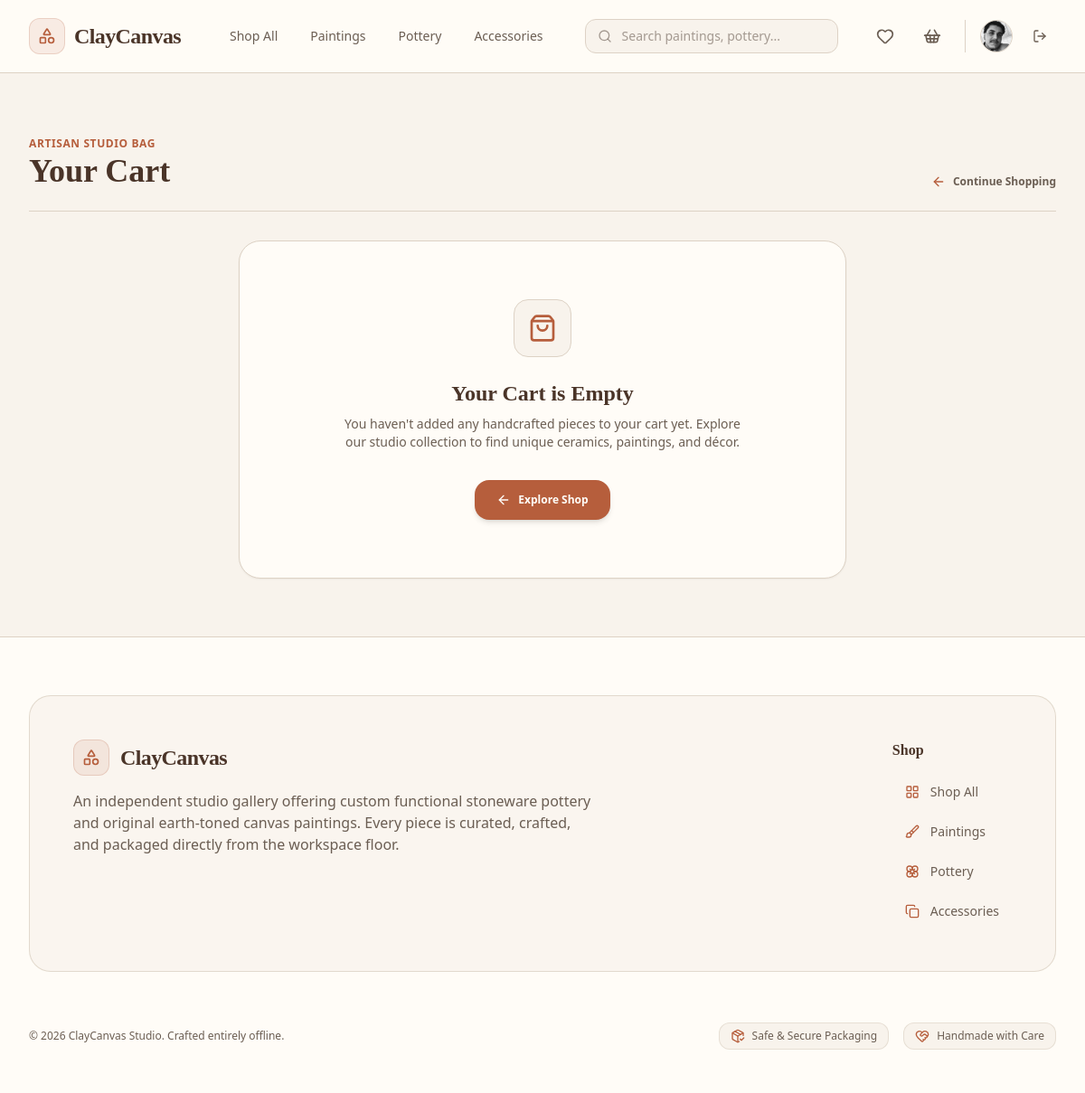
/cart/ (signed in), run on an earlier commit of the app's database.
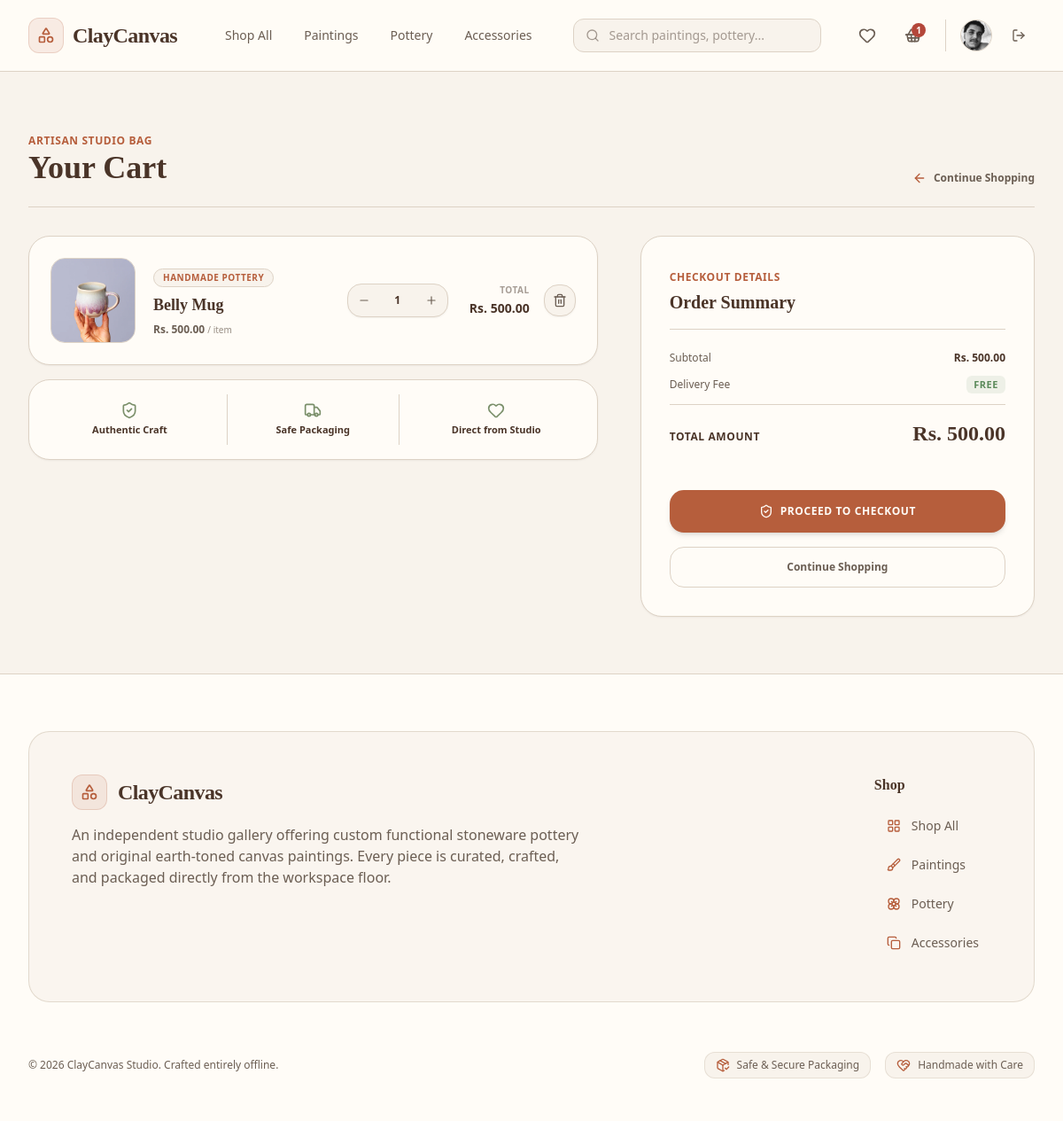
And on a later commit of the database.
### cc_app/models.py (models this page shows, shortened)
class User(AbstractUser):
    phone = models.CharField(max_length=20, blank=True)
    address = models.TextField(blank=True)
    profile_picture = models.ImageField(upload_to='images/user/', blank=True, null=True)

class Cart(models.Model):
    customer = models.OneToOneField(User, on_delete=models.CASCADE, related_name='cart')

class CartItem(models.Model):
    cart = models.ForeignKey(Cart, on_delete=models.CASCADE, related_name='items')
    product = models.ForeignKey(Product, on_delete=models.CASCADE)
    quantity = models.PositiveIntegerField(default=1)
    @property
    def total_price(self):
        return self.product.price * self.quantity

class Product(models.Model):
    class Category(models.TextChoices):
        PAINTINGS = 'paintings', 'Original Paintings'
        POTTERY = 'pottery', 'Handmade Pottery'
        CERAMICS = 'ceramics', 'Sculptures & Ceramics'
        PRINTS = 'prints', 'Canvas & Fine Art Prints'
        ACCESSORIES = 'accessories', 'Art Supplies & Displays'
    name = models.CharField(max_length=255)
    category = models.CharField(max_length=30, choices=Category.choices)
    description = models.TextField(help_text="Detailed description of the artwork, dimensions, and materials used.")
    price = models.DecimalField(max_digits=10, decimal_places=2)
    stock = models.PositiveIntegerField(default=1, help_text="Set to 1 for unique, original one-off masterworks.")
    product_image = models.ImageField(upload_to='images/products/')
    is_active = models.BooleanField(default=True)
    created_at = models.DateTimeField(auto_now_add=True)

### cc_app/views/cart_view.py (the view)
# urls.py: path('cart/', cart_view, name='cart'),
@login_required
def cart_view(request):
    if request.user.is_staff:
        messages.error(request, "Staff members do not have a shopping cart.")
        return redirect('/products/')
    cart, created = Cart.objects.get_or_create(customer=request.user)
    cart_items = CartItem.objects.filter(cart=cart)
    total_price = sum(item.product.price * item.quantity for item in cart_items)
    return render(request, 'main/cart_page.html', {'cart_items': cart_items, 'total_price': total_price})

### cc_app/templates/main/cart_page.html (shortened to what the changed rows need)
<!DOCTYPE html>
<html lang="en">
<head>
    {% load static %}
    <link href="{% static 'css/styles.css' %}" rel="stylesheet" />
</head>
<body class="bg-[#F8F3EC] text-[#6B5E53] font-sans min-h-screen flex flex-col antialiased selection:bg-[#B65E3C]/20 selection:text-[#B65E3C]">
    {% include 'components/_navbar.html' %}
    <main class="flex-grow max-w-7xl w-full mx-auto px-4 sm:px-6 lg:px-8 py-8 sm:py-12 lg:py-16 space-y-8">
        <div class="flex flex-col sm:flex-row sm:items-end justify-between gap-4 border-b border-[#DDD2C5] pb-6">
            <div>
                <h1 class="text-2xl sm:text-3xl lg:text-4xl font-serif font-bold text-[#4A3428] leading-tight">Your Cart</h1>
            </div>
        </div>
        {% if cart_items %}
            <div class="grid grid-cols-1 lg:grid-cols-12 gap-8 lg:gap-12 items-start">
                <div class="lg:col-span-7 xl:col-span-8 space-y-4">
                    {% for item in cart_items %}
                        <div class="bg-[#FFFCF7] border border-[#DDD2C5] rounded-3xl p-5 sm:p-6 flex flex-col sm:flex-row items-stretch sm:items-center justify-between gap-6 hover:border-[#B65E3C]/40 transition-all duration-300 shadow-sm">
                            <div class="flex items-center gap-4 sm:gap-5 flex-grow">
                                <div class="w-20 h-20 sm:w-24 sm:h-24 bg-[#F8F3EC] border border-[#DDD2C5] rounded-2xl overflow-hidden shrink-0 flex items-center justify-center relative">
                                    {% if item.product.product_image %}
                                        <img src="{{ item.product.product_image.url }}" alt="{{ item.product.name }}" class="w-full h-full object-cover">
                                    {% else %}
                                        <div class="flex flex-col items-center justify-center text-center p-2">
                                            <i data-lucide="image" class="w-6 h-6 text-[#6B5E53]/40"></i>
                                        </div>
                                    {% endif %}
                                </div>
                                <div class="space-y-1.5 flex-grow">
                                    <span class="inline-block bg-[#F8F3EC] border border-[#DDD2C5] text-[10px] font-bold uppercase tracking-wider text-[#B65E3C] px-2.5 py-0.5 rounded-full">
                                        {{ item.product.get_category_display }}
                                    </span>
                                    <h3 class="font-serif font-bold text-[#4A3428] text-base sm:text-lg leading-snug line-clamp-1">
                                        {{ item.product.name }}
                                    </h3>
                                    <p class="text-xs font-semibold text-[#6B5E53]">
                                        Rs. {{ item.product.price|floatformat:2 }} <span class="text-[10px] text-[#6B5E53]/70 font-normal">/ item</span>
                                    </p>
                                </div>
                            </div>
                            <div class="flex items-center justify-between sm:justify-end gap-6 border-t sm:border-t-0 border-[#DDD2C5]/60 pt-4 sm:pt-0">
                                <div class="flex items-center border border-[#DDD2C5] rounded-2xl overflow-hidden bg-[#F8F3EC] shadow-sm">
                                    <a href="/cart/decrease/{{ item.product.id }}/" class="w-9 h-9 flex items-center justify-center text-[#6B5E53] hover:text-[#B65E3C] hover:bg-[#FFFCF7] transition-colors" title="Decrease quantity">
                                        <i data-lucide="minus" class="w-3.5 h-3.5"></i>
                                    </a>
                                    <span class="w-10 text-center text-xs font-bold text-[#4A3428]">
                                        {{ item.quantity }}
                                    </span>
                                    <a href="/cart/increase/{{ item.product.id }}/" class="w-9 h-9 flex items-center justify-center text-[#6B5E53] hover:text-[#B65E3C] hover:bg-[#FFFCF7] transition-colors" title="Increase quantity">
                                        <i data-lucide="plus" class="w-3.5 h-3.5"></i>
                                    </a>
                                </div>
                                <div class="flex items-center gap-4 text-right min-w-[100px] justify-end">
                                    <div>
                                        <span class="text-[10px] font-bold text-[#6B5E53]/60 uppercase tracking-wider block">Total</span>
                                        <span class="text-sm font-bold text-[#4A3428]">Rs. {{ item.total_price|floatformat:2 }}</span>
                                    </div>
                                    <button type="button" onclick="openRemoveModal('/cart/remove/{{ item.product.id }}/', '{{ item.product.name|escapejs }}')" class="w-9 h-9 bg-[#F8F3EC] hover:bg-[#B4473A]/10 border border-[#DDD2C5] hover:border-[#B4473A]/30 text-[#6B5E53] hover:text-[#B4473A] rounded-2xl transition-all flex items-center justify-center shadow-sm shrink-0 cursor-pointer" title="Remove item">
                                        <i data-lucide="trash-2" class="w-4 h-4"></i>
                                    </button>
                                </div>
                            </div>
                        </div>
                    {% endfor %}
                    <div class="grid grid-cols-1 sm:grid-cols-3 gap-3 bg-[#FFFCF7] border border-[#DDD2C5] p-4 rounded-3xl text-center shadow-sm mt-6">
                        <div class="p-2 space-y-1">
                            <i data-lucide="shield-check" class="w-5 h-5 text-[#7A8F6A] mx-auto"></i>
                            <p class="text-[11px] font-semibold text-[#4A3428]">Authentic Craft</p>
                        </div>
                        <div class="p-2 space-y-1 border-y sm:border-y-0 sm:border-x border-[#DDD2C5]">
                            <i data-lucide="truck" class="w-5 h-5 text-[#7A8F6A] mx-auto"></i>
                            <p class="text-[11px] font-semibold text-[#4A3428]">Safe Packaging</p>
                        </div>
                        <div class="p-2 space-y-1">
                            <i data-lucide="heart" class="w-5 h-5 text-[#7A8F6A] mx-auto"></i>
                            <p class="text-[11px] font-semibold text-[#4A3428]">Direct from Studio</p>
                        </div>
                    </div>
                </div>
                <div class="lg:col-span-5 xl:col-span-4 lg:sticky lg:top-8">
                    <div class="bg-[#FFFCF7] border border-[#DDD2C5] rounded-3xl p-6 sm:p-8 space-y-6 shadow-sm">
                        <div class="border-b border-[#DDD2C5] pb-4 space-y-1">
                            <span class="text-xs font-bold uppercase tracking-wider text-[#B65E3C]">Checkout Details</span>
                            <h2 class="text-xl font-serif font-bold text-[#4A3428]">Order Summary</h2>
                        </div>
                        <div class="space-y-3">
                            <div class="flex justify-between items-center text-xs">
                                <span class="text-[#6B5E53] font-medium">Subtotal</span>
                                <span class="font-bold text-[#4A3428]">Rs. {{ total_price|floatformat:2 }}</span>
                            </div>
                            <div class="flex justify-between items-center text-xs">
                                <span class="text-[#6B5E53] font-medium">Delivery Fee</span>
                                <span class="font-bold text-[#5B8A5A] uppercase tracking-wider text-[11px] bg-[#5B8A5A]/10 px-2 py-0.5 rounded-md">Free</span>
                            </div>
                            <div class="border-t border-[#DDD2C5] pt-4 flex justify-between items-baseline">
                                <span class="text-xs font-bold uppercase tracking-wider text-[#4A3428]">Total Amount</span>
                                <span class="text-2xl font-bold text-[#4A3428] font-serif">Rs. {{ total_price|floatformat:2 }}</span>
                            </div>
                        </div>
                        <form method="POST" action="/payment/initiate/" class="space-y-4 pt-2">
                            <button type="button" id="action_button" class="w-full bg-[#B65E3C] hover:bg-[#94492F] text-[#FFFCF7] font-semibold py-4 px-6 rounded-2xl text-xs uppercase tracking-wider transition-all flex items-center justify-center gap-2 shadow-md hover:shadow-lg cursor-pointer">
                                <i data-lucide="shield-check" class="w-4 h-4"></i>
                                <span id="button_text">Proceed to Checkout</span>
                            </button>
                            <a href="/products/" class="w-full bg-transparent hover:bg-[#F8F3EC] text-[#6B5E53] hover:text-[#4A3428] font-semibold py-3.5 px-6 rounded-2xl text-xs transition-all flex items-center justify-center gap-2 border border-[#DDD2C5]">
                                Continue Shopping
                            </a>
                        </form>
                    </div>
                </div>
            </div>
        {% else %}
            <div class="bg-[#FFFCF7] border border-[#DDD2C5] rounded-3xl p-8 sm:p-16 text-center space-y-6 shadow-sm max-w-2xl mx-auto my-8">
                <div class="w-16 h-16 bg-[#F8F3EC] border border-[#DDD2C5] rounded-2xl flex items-center justify-center mx-auto text-[#B65E3C]">
                    <i data-lucide="shopping-bag" class="w-8 h-8"></i>
                </div>
                <div class="space-y-2">
                    <h3 class="text-xl sm:text-2xl font-serif font-bold text-[#4A3428]">Your Cart is Empty</h3>
                    <p class="text-xs sm:text-sm text-[#6B5E53] max-w-md mx-auto leading-relaxed">
                        You haven't added any handcrafted pieces to your cart yet. Explore our studio collection to find unique ceramics, paintings, and décor.
                    </p>
                </div>
                <div class="pt-2">
                    <a href="/products/" class="inline-flex items-center justify-center gap-2 bg-[#B65E3C] hover:bg-[#94492F] text-[#FFFCF7] font-semibold px-6 py-3.5 rounded-2xl text-xs transition-all shadow-md">
                        <i data-lucide="arrow-left" class="w-4 h-4"></i>
                        <span>Explore Shop</span>
                    </a>
                </div>
            </div>
        {% endif %}
    </main>
</body>
</html>

### cc_app/templates/components/_navbar.html (shortened to what the changed rows need)
<nav class="bg-[#FFFCF7]/95 backdrop-blur-md border-b border-[#DDD2C5] sticky top-0 z-50 shadow-xs">
    <div class="max-w-7xl mx-auto px-4 sm:px-6 lg:px-8">
        <div class="flex justify-between h-20 items-center gap-4">
            <div class="flex items-center gap-2 sm:gap-3">
                {% if not request.user.is_staff %}
                    <a href="/wishlist/" class="w-10 h-10 rounded-xl flex items-center justify-center text-[#6B5E53] hover:text-[#B65E3C] hover:bg-[#F8F3EC] transition-all duration-200 relative">
                        <i data-lucide="heart" class="w-5 h-5"></i>
                    </a>
                    <a href="/cart/" class="w-10 h-10 rounded-xl flex items-center justify-center text-[#6B5E53] hover:text-[#B65E3C] hover:bg-[#F8F3EC] transition-all duration-200 relative">
                        <i data-lucide="shopping-basket" class="w-5 h-5"></i>
                        {% if user.is_authenticated and user.cart.items.exists %}
                            <span class="absolute top-1.5 right-1.5 w-4 h-4 bg-[#B4473A] text-[#FFFCF7] text-[10px] font-bold rounded-full flex items-center justify-center shadow-xs">
                                {{ user.cart.items.count }}
                            </span>
                        {% endif %}
                    </a>
                {% endif %}
                {% if user.is_authenticated %}
                    <div class="flex items-center gap-3 border-l border-[#DDD2C5] pl-3 sm:pl-4 ml-1">
                        <a href="/profile/" class="block h-9 w-9 rounded-full overflow-hidden border border-[#DDD2C5] bg-[#F8F3EC] hover:border-[#B65E3C] transition-all duration-200 focus:outline-none shadow-xs">
                            {% if user.profile_picture %}
                                <img src="{{ user.profile_picture.url }}" alt="{{ user.username }}" class="h-full w-full object-cover">
                            {% else %}
                                <div class="h-full w-full flex items-center justify-center text-[#B65E3C] font-semibold text-xs bg-[#B65E3C]/10">
                                    {{ user.username|slice:":1"|upper }}
                                </div>
                            {% endif %}
                        </a>
                    </div>
                {% endif %}
            </div>
        </div>
    </div>
</nav>

What changed in the data, as far as the page shows it:
changed User: cart.items.count (not shown) → "1"
added CartItem: product.product_image (picture), product.category "HANDMADE POTTERY", product.name "Belly Mug", product.price "500.00", quantity "1", total_price "500.00"
Also different on the page:
{{ total_price|floatformat:2 }}: (not shown) → "500.00"
text no longer shown: "Your Cart is Empty You haven't added any handcrafted pieces to your cart yet. Explore our studio collection to find unique ceramics, paintings, and décor. Explore Shop"
text now shown: "Authentic Craft Safe Packaging Direct from Studio CHECKOUT DETAILS Order Summary Subtotal Rs. Delivery Fee FREE TOTAL AMOUNT Rs. PROCEED TO CHECKOUT Continue Shopping"
